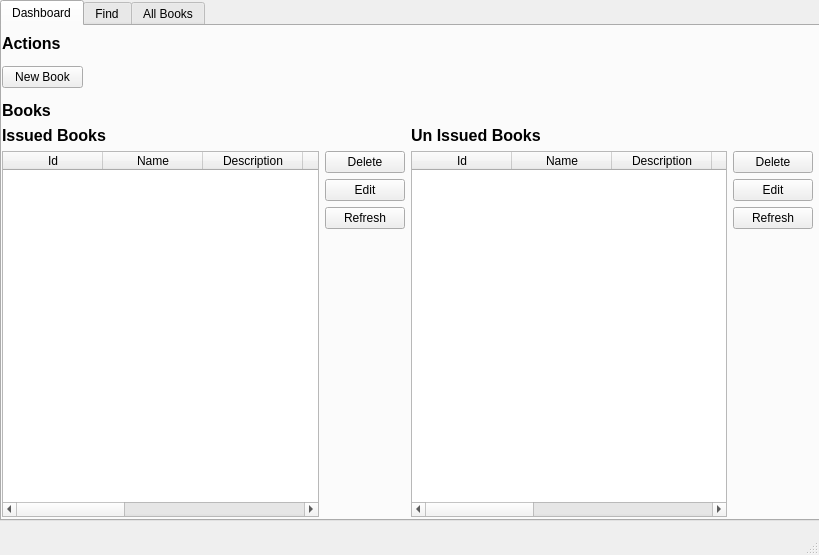
<?xml version="1.0" encoding="UTF-8"?>
<ui version="4.0">
 <class>MainWindow</class>
 <widget class="QMainWindow" name="MainWindow">
  <property name="geometry">
   <rect>
    <x>0</x>
    <y>0</y>
    <width>819</width>
    <height>555</height>
   </rect>
  </property>
  <property name="windowTitle">
   <string>MainWindow</string>
  </property>
  <widget class="QWidget" name="centralwidget">
   <widget class="QTabWidget" name="tabWidget">
    <property name="geometry">
     <rect>
      <x>0</x>
      <y>0</y>
      <width>821</width>
      <height>521</height>
     </rect>
    </property>
    <property name="currentIndex">
     <number>0</number>
    </property>
    <widget class="QWidget" name="dashboard_tab">
     <attribute name="title">
      <string>Dashboard</string>
     </attribute>
     <widget class="QWidget" name="">
      <property name="geometry">
       <rect>
        <x>0</x>
        <y>0</y>
        <width>81</width>
        <height>101</height>
       </rect>
      </property>
      <layout class="QVBoxLayout" name="verticalLayout_5">
       <item>
        <widget class="QLabel" name="label">
         <property name="font">
          <font>
           <pointsize>12</pointsize>
           <weight>75</weight>
           <bold>true</bold>
          </font>
         </property>
         <property name="text">
          <string>Actions</string>
         </property>
         <property name="alignment">
          <set>Qt::AlignLeading|Qt::AlignLeft|Qt::AlignVCenter</set>
         </property>
        </widget>
       </item>
       <item>
        <widget class="QPushButton" name="new_book_button">
         <property name="text">
          <string>New Book</string>
         </property>
        </widget>
       </item>
       <item>
        <widget class="QLabel" name="label_4">
         <property name="font">
          <font>
           <pointsize>12</pointsize>
           <weight>75</weight>
           <bold>true</bold>
          </font>
         </property>
         <property name="text">
          <string>Books</string>
         </property>
         <property name="alignment">
          <set>Qt::AlignLeading|Qt::AlignLeft|Qt::AlignVCenter</set>
         </property>
        </widget>
       </item>
      </layout>
     </widget>
     <widget class="QWidget" name="">
      <property name="geometry">
       <rect>
        <x>0</x>
        <y>100</y>
        <width>811</width>
        <height>391</height>
       </rect>
      </property>
      <layout class="QHBoxLayout" name="horizontalLayout_3">
       <item>
        <layout class="QVBoxLayout" name="verticalLayout_7">
         <item>
          <widget class="QLabel" name="label_2">
           <property name="font">
            <font>
             <pointsize>12</pointsize>
             <weight>75</weight>
             <bold>true</bold>
            </font>
           </property>
           <property name="text">
            <string>Issued Books</string>
           </property>
           <property name="alignment">
            <set>Qt::AlignLeading|Qt::AlignLeft|Qt::AlignVCenter</set>
           </property>
          </widget>
         </item>
         <item>
          <layout class="QHBoxLayout" name="horizontalLayout">
           <item>
            <widget class="QTableWidget" name="issued_book_table">
             <column>
              <property name="text">
               <string>Id</string>
              </property>
             </column>
             <column>
              <property name="text">
               <string>Name</string>
              </property>
             </column>
             <column>
              <property name="text">
               <string>Description</string>
              </property>
             </column>
             <column>
              <property name="text">
               <string>Isbn</string>
              </property>
             </column>
             <column>
              <property name="text">
               <string>Page_Count</string>
              </property>
             </column>
             <column>
              <property name="text">
               <string>Issued</string>
              </property>
             </column>
             <column>
              <property name="text">
               <string>Author</string>
              </property>
             </column>
             <column>
              <property name="text">
               <string>Year</string>
              </property>
             </column>
            </widget>
           </item>
           <item>
            <layout class="QVBoxLayout" name="verticalLayout_3">
             <item>
              <layout class="QVBoxLayout" name="verticalLayout">
               <item>
                <widget class="QPushButton" name="delete_issued">
                 <property name="text">
                  <string>Delete</string>
                 </property>
                </widget>
               </item>
               <item>
                <widget class="QPushButton" name="edit_issued">
                 <property name="text">
                  <string>Edit</string>
                 </property>
                </widget>
               </item>
               <item>
                <widget class="QPushButton" name="edit_issued_2">
                 <property name="text">
                  <string>Refresh</string>
                 </property>
                </widget>
               </item>
              </layout>
             </item>
             <item>
              <spacer name="verticalSpacer">
               <property name="orientation">
                <enum>Qt::Vertical</enum>
               </property>
               <property name="sizeHint" stdset="0">
                <size>
                 <width>20</width>
                 <height>40</height>
                </size>
               </property>
              </spacer>
             </item>
            </layout>
           </item>
          </layout>
         </item>
        </layout>
       </item>
       <item>
        <layout class="QVBoxLayout" name="verticalLayout_6">
         <item>
          <widget class="QLabel" name="label_3">
           <property name="font">
            <font>
             <pointsize>12</pointsize>
             <weight>75</weight>
             <bold>true</bold>
            </font>
           </property>
           <property name="text">
            <string>Un Issued Books</string>
           </property>
           <property name="alignment">
            <set>Qt::AlignLeading|Qt::AlignLeft|Qt::AlignVCenter</set>
           </property>
          </widget>
         </item>
         <item>
          <layout class="QHBoxLayout" name="horizontalLayout_2">
           <item>
            <widget class="QTableWidget" name="issued_book_table_2">
             <column>
              <property name="text">
               <string>Id</string>
              </property>
             </column>
             <column>
              <property name="text">
               <string>Name</string>
              </property>
             </column>
             <column>
              <property name="text">
               <string>Description</string>
              </property>
             </column>
             <column>
              <property name="text">
               <string>Isbn</string>
              </property>
             </column>
             <column>
              <property name="text">
               <string>Page_Count</string>
              </property>
             </column>
             <column>
              <property name="text">
               <string>Issued</string>
              </property>
             </column>
             <column>
              <property name="text">
               <string>Author</string>
              </property>
             </column>
             <column>
              <property name="text">
               <string>Year</string>
              </property>
             </column>
            </widget>
           </item>
           <item>
            <layout class="QVBoxLayout" name="verticalLayout_4">
             <item>
              <layout class="QVBoxLayout" name="verticalLayout_2">
               <item>
                <widget class="QPushButton" name="delete_unissued">
                 <property name="text">
                  <string>Delete</string>
                 </property>
                </widget>
               </item>
               <item>
                <widget class="QPushButton" name="edit_unissued">
                 <property name="text">
                  <string>Edit</string>
                 </property>
                </widget>
               </item>
               <item>
                <widget class="QPushButton" name="refresh_unissued">
                 <property name="text">
                  <string>Refresh</string>
                 </property>
                </widget>
               </item>
              </layout>
             </item>
             <item>
              <spacer name="verticalSpacer_2">
               <property name="orientation">
                <enum>Qt::Vertical</enum>
               </property>
               <property name="sizeHint" stdset="0">
                <size>
                 <width>20</width>
                 <height>40</height>
                </size>
               </property>
              </spacer>
             </item>
            </layout>
           </item>
          </layout>
         </item>
        </layout>
       </item>
      </layout>
     </widget>
    </widget>
    <widget class="QWidget" name="find_tab">
     <attribute name="title">
      <string>Find</string>
     </attribute>
     <layout class="QVBoxLayout" name="verticalLayout_8">
      <item>
       <layout class="QHBoxLayout" name="horizontalLayout_4">
        <item>
         <widget class="QLabel" name="label_5">
          <property name="font">
           <font>
            <pointsize>12</pointsize>
            <weight>75</weight>
            <bold>true</bold>
           </font>
          </property>
          <property name="text">
           <string>Book Id</string>
          </property>
          <property name="alignment">
           <set>Qt::AlignCenter</set>
          </property>
         </widget>
        </item>
        <item>
         <widget class="QLineEdit" name="search_id"/>
        </item>
        <item>
         <widget class="QPushButton" name="search_button">
          <property name="text">
           <string>Search</string>
          </property>
         </widget>
        </item>
       </layout>
      </item>
      <item>
       <widget class="QTableWidget" name="search_book_tab">
        <property name="lineWidth">
         <number>1</number>
        </property>
        <property name="midLineWidth">
         <number>1</number>
        </property>
        <property name="autoScroll">
         <bool>true</bool>
        </property>
        <property name="autoScrollMargin">
         <number>16</number>
        </property>
        <column>
         <property name="text">
          <string>Id</string>
         </property>
        </column>
        <column>
         <property name="text">
          <string>Name</string>
         </property>
        </column>
        <column>
         <property name="text">
          <string>Description</string>
         </property>
        </column>
        <column>
         <property name="text">
          <string>Isbn</string>
         </property>
        </column>
        <column>
         <property name="text">
          <string>Page_Count</string>
         </property>
        </column>
        <column>
         <property name="text">
          <string>Issued</string>
         </property>
        </column>
        <column>
         <property name="text">
          <string>Author</string>
         </property>
        </column>
        <column>
         <property name="text">
          <string>Year</string>
         </property>
        </column>
       </widget>
      </item>
     </layout>
    </widget>
    <widget class="QWidget" name="all_books_tab">
     <attribute name="title">
      <string>All Books</string>
     </attribute>
     <widget class="QWidget" name="">
      <property name="geometry">
       <rect>
        <x>10</x>
        <y>20</y>
        <width>791</width>
        <height>471</height>
       </rect>
      </property>
      <layout class="QVBoxLayout" name="verticalLayout_10">
       <item>
        <layout class="QHBoxLayout" name="horizontalLayout_5">
         <item>
          <layout class="QVBoxLayout" name="verticalLayout_9">
           <item>
            <widget class="QLabel" name="label_6">
             <property name="font">
              <font>
               <pointsize>12</pointsize>
               <weight>75</weight>
               <bold>true</bold>
              </font>
             </property>
             <property name="text">
              <string>All Books</string>
             </property>
            </widget>
           </item>
           <item>
            <widget class="QPushButton" name="refresh_all_books">
             <property name="text">
              <string>Refresh</string>
             </property>
            </widget>
           </item>
          </layout>
         </item>
         <item>
          <spacer name="horizontalSpacer">
           <property name="orientation">
            <enum>Qt::Horizontal</enum>
           </property>
           <property name="sizeHint" stdset="0">
            <size>
             <width>40</width>
             <height>20</height>
            </size>
           </property>
          </spacer>
         </item>
        </layout>
       </item>
       <item>
        <widget class="QTableWidget" name="all_books_table">
         <column>
          <property name="text">
           <string>Id</string>
          </property>
         </column>
         <column>
          <property name="text">
           <string>Name</string>
          </property>
         </column>
         <column>
          <property name="text">
           <string>Description</string>
          </property>
         </column>
         <column>
          <property name="text">
           <string>Isbn</string>
          </property>
         </column>
         <column>
          <property name="text">
           <string>Page_Count</string>
          </property>
         </column>
         <column>
          <property name="text">
           <string>Issued</string>
          </property>
         </column>
         <column>
          <property name="text">
           <string>Author</string>
          </property>
         </column>
         <column>
          <property name="text">
           <string>Year</string>
          </property>
         </column>
        </widget>
       </item>
      </layout>
     </widget>
    </widget>
   </widget>
  </widget>
  <widget class="QMenuBar" name="menubar">
   <property name="geometry">
    <rect>
     <x>0</x>
     <y>0</y>
     <width>819</width>
     <height>21</height>
    </rect>
   </property>
  </widget>
  <widget class="QStatusBar" name="statusbar"/>
 </widget>
 <resources/>
 <connections/>
</ui>
